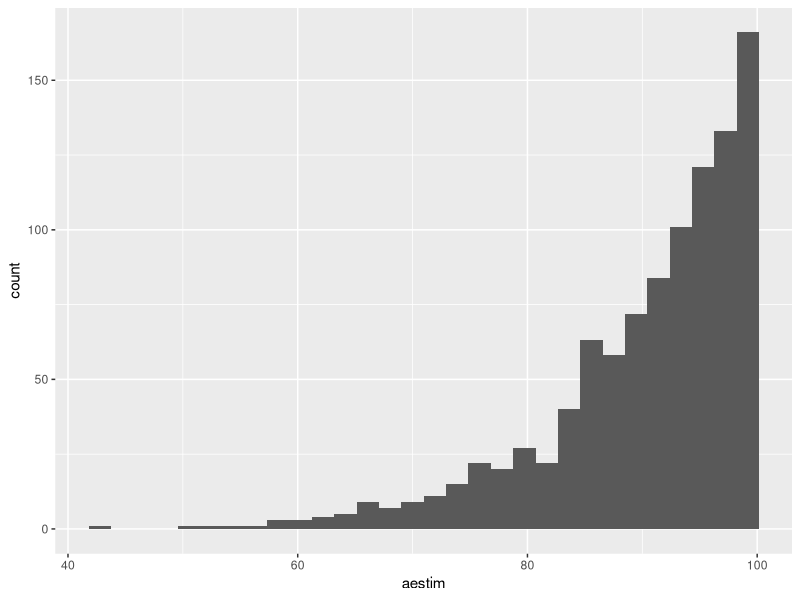

Generate this figure with R:
## ---- chunk 1
knitr::opts_chunk$set(echo = TRUE)
library(ggplot2)
## ---- chunk 2
a<-100
n<-matrix(runif(10000,max=a),ncol=10)
## ---- chunk 3
aestim<-apply(n, 1,max)
da<-data.frame(aestim)
ggplot(da,aes(x=aestim))+geom_histogram(bins=30)
## ---- chunk 4
alp<-0.95 # poziom ufności
przed<-apply(n, 1,(function(x) c(max(x),max(x)/alp^(1/10))))
num<-sapply(1:1000, (function (i) a< przed[2,i] & a> przed[1,i] ))
